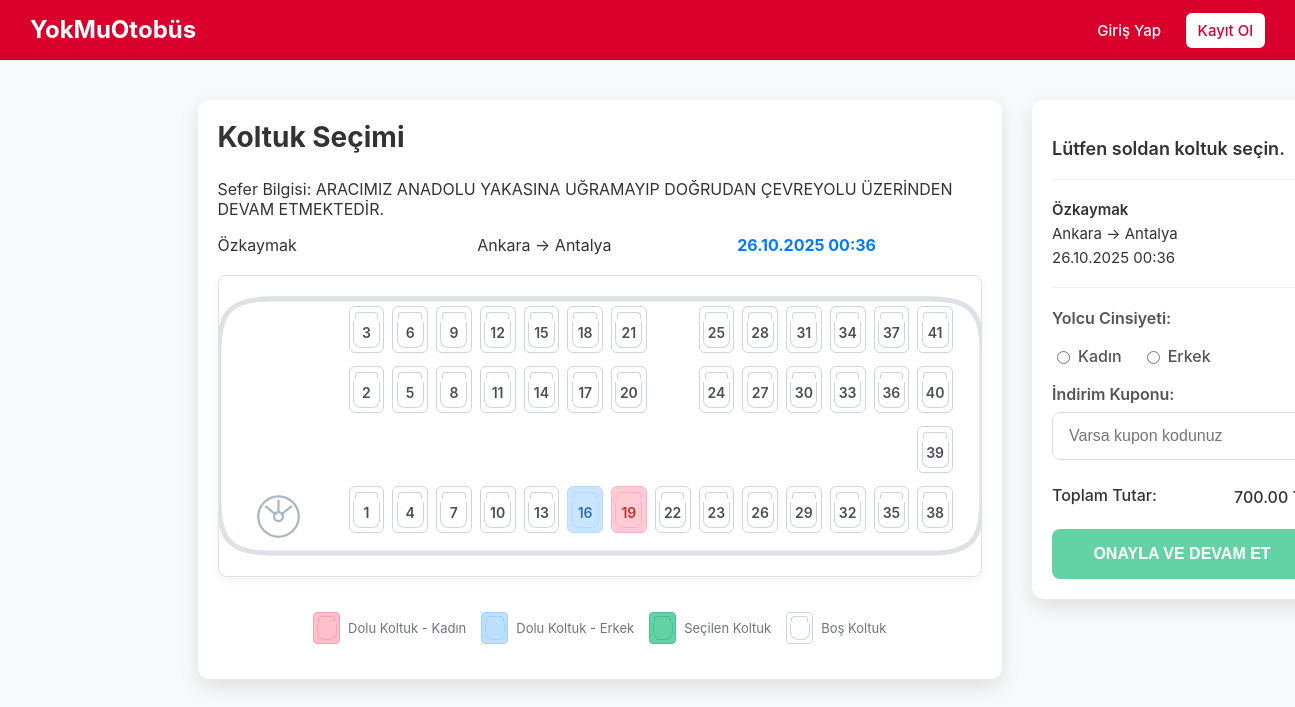
Page /trip_detail.php?id=6884faea-cb20-43f9-a20a-ae463be25b1d on the committed database.
### tables this page shows
CREATE TABLE "Trips" (
    "id" TEXT PRIMARY KEY,
    "company_id" TEXT NOT NULL,
    "departure_location" TEXT NOT NULL,
    "arrival_location" TEXT NOT NULL,
    "departure_time" DATETIME NOT NULL,
    "price" REAL NOT NULL,
    "seat_count" INTEGER NOT NULL,
    FOREIGN KEY ("company_id") REFERENCES "Company" ("id")
);

CREATE TABLE "Company" (
    "id" TEXT PRIMARY KEY,
    "company_name" TEXT NOT NULL UNIQUE
);

### trip_detail.php (the view, shortened to what this page needs)
<?php
include 'database.php';
$trip_id = $_GET['id'] ?? null;
try {
    $sql_trip = "SELECT T.*, C.company_name FROM \"Trips\" T JOIN \"Company\" C ON T.company_id = C.id WHERE T.id = ?";
    $stmt_trip = $db->prepare($sql_trip);
    $stmt_trip->execute([$trip_id]);
    $trip = $stmt_trip->fetch();
    $sql_tickets = "SELECT seat_number, passenger_gender FROM \"Tickets\" WHERE trip_id = ?";
    $stmt_tickets = $db->prepare($sql_tickets);
    $stmt_tickets->execute([$trip_id]);
    $sold_seats = $stmt_tickets->fetchAll(PDO::FETCH_KEY_PAIR);
} catch (PDOException $e) { $db_error = $e->getMessage(); }
function render_seat($seat_num, $sold_seats) {
    $status = 'available'; $gender_class = '';
    if (isset($sold_seats[$seat_num])) {
        $status = 'sold';
        $gender = $sold_seats[$seat_num];
        if ($gender == 'male') { $gender_class = 'male'; }
        elseif ($gender == 'female') { $gender_class = 'female'; }
    }
    echo "<div class='seat-wrapper' style='grid-area: s{$seat_num}'>";
    echo "  <label class=\"seat {$status} {$gender_class}\">";
    echo "      <span class='seat-number'>{$seat_num}</span>";
    echo "  </label>";
    echo "</div>";
}
$original_price_formatted = number_format($trip['price'], 2);
?>
<!DOCTYPE html>
<html lang="tr">
<head>
    <title>Koltuk Seçimi - YokMuOtobüs</title> <link rel="stylesheet" href="styles.css">
</head>
<body>
    <header class="header">
        <div class="logo"><a href="index.php">YokMuOtobüs</a></div>
        <nav class="nav">
            <?php if (isset($_SESSION['user_id'])): ?>
                <?php if ($_SESSION['role'] == 'admin'): ?> <a href="admin_panel.php">Admin Paneli</a>
                <?php elseif ($_SESSION['role'] == 'company_admin'): ?> <a href="company_panel.php">Firma Paneli</a>
                <?php else: ?> <a href="account.php">Hesabım / Biletlerim</a>
                <?php endif; ?>
                <a href="logout.php" class="nav-button">Çıkış Yap</a>
            <?php else: ?>
                <a href="login.php">Giriş Yap</a> <a href="register.php" class="nav-button">Kayıt Ol</a>
            <?php endif; ?>
        </nav>
    </header>
    <main class="content-area">
        <form id="buy-ticket-form" action="buy_ticket.php" method="POST">
            <div class="search-widget" style="padding: 0; background: none; box-shadow: none;">
                <div class="trip-detail-layout">
                    <div class="bus-column">
                        <div class="search-widget" style="padding: 20px;">
                             <h1>Koltuk Seçimi</h1>
                             <p class="trip-info">Sefer Bilgisi: ARACIMIZ ANADOLU YAKASINA UĞRAMAYIP DOĞRUDAN ÇEVREYOLU ÜZERİNDEN DEVAM ETMEKTEDİR.</p>
                             <div class="trip-card" style="border: none; box-shadow: none; padding: 0; margin-bottom: 20px; justify-content: space-between;"><div><?php echo htmlspecialchars($trip['company_name']); ?></div><div><?php echo htmlspecialchars($trip['departure_location']); ?> -> <?php echo htmlspecialchars($trip['arrival_location']); ?></div><div style="color: #007bff; font-weight: bold;"><?php echo date('d.m.Y H:i', strtotime($trip['departure_time'])); ?></div></div>
                            <div class="bus-top-view">
                                <div class="bus-front"><div class="driver-seat"></div></div>
                                <div class="bus-layout">
                                    <?php render_seat(1, $sold_seats); ?> <?php render_seat(2, $sold_seats); ?> <?php render_seat(3, $sold_seats); ?> <?php render_seat(4, $sold_seats); ?> <?php render_seat(5, $sold_seats); ?> <?php render_seat(6, $sold_seats); ?> <?php render_seat(7, $sold_seats); ?> <?php render_seat(8, $sold_seats); ?> <?php render_seat(9, $sold_seats); ?> <?php render_seat(10, $sold_seats); ?> <?php render_seat(11, $sold_seats); ?> <?php render_seat(12, $sold_seats); ?> <?php render_seat(13, $sold_seats); ?> <?php render_seat(14, $sold_seats); ?> <?php render_seat(15, $sold_seats); ?> <?php render_seat(16, $sold_seats); ?> <?php render_seat(17, $sold_seats); ?> <?php render_seat(18, $sold_seats); ?> <?php render_seat(19, $sold_seats); ?> <?php render_seat(20, $sold_seats); ?> <?php render_seat(21, $sold_seats); ?> <?php render_seat(22, $sold_seats); ?> <?php render_seat(23, $sold_seats); ?> <?php render_seat(24, $sold_seats); ?> <?php render_seat(25, $sold_seats); ?> <?php render_seat(26, $sold_seats); ?> <?php render_seat(27, $sold_seats); ?> <?php render_seat(28, $sold_seats); ?> <?php render_seat(29, $sold_seats); ?> <?php render_seat(30, $sold_seats); ?> <?php render_seat(31, $sold_seats); ?> <?php render_seat(32, $sold_seats); ?> <?php render_seat(33, $sold_seats); ?> <?php render_seat(34, $sold_seats); ?> <?php render_seat(35, $sold_seats); ?> <?php render_seat(36, $sold_seats); ?> <?php render_seat(37, $sold_seats); ?> <?php render_seat(38, $sold_seats); ?> <?php render_seat(39, $sold_seats); ?> <?php render_seat(40, $sold_seats); ?> <?php render_seat(41, $sold_seats); ?>
                                </div>
                            </div>
                            <div class="seat-legend">
                                <div class="legend-item"><span class="seat-example female"></span> Dolu Koltuk - Kadın</div> <div class="legend-item"><span class="seat-example male"></span> Dolu Koltuk - Erkek</div> <div class="legend-item"><span class="seat-example selected"></span> Seçilen Koltuk</div> <div class="legend-item"><span class="seat-example available"></span> Boş Koltuk</div>
                            </div>
                        </div>
                    </div>
                    <div class="sidebar-column">
                        <div class="search-widget">
                            <p class="sidebar-title">Lütfen soldan koltuk seçin.</p>
                            <hr style="border: 0; border-top: 1px solid #f0f0f0; margin: 20px 0;">
                            <div class="sidebar-trip"><span><?php echo htmlspecialchars($trip['company_name']); ?></span><span><?php echo htmlspecialchars($trip['departure_location']); ?> -> <?php echo htmlspecialchars($trip['arrival_location']); ?></span><span><?php echo date('d.m.Y H:i', strtotime($trip['departure_time'])); ?></span></div>
                            <hr style="border: 0; border-top: 1px solid #f0f0f0; margin: 20px 0;">
                            <div class="form-group">
                                <label>Yolcu Cinsiyeti:</label>
                                <div class="gender-options"> <label><input type="radio" name="passenger_gender" value="female" required> Kadın</label> <label><input type="radio" name="passenger_gender" value="male" required> Erkek</label> </div>
                            </div>
                            <div class="form-group"> <label for="coupon_code">İndirim Kuponu:</label> <input type="text" name="coupon_code" id="coupon_code" placeholder="Varsa kupon kodunuz"> </div>
                            <div class="sidebar-price"> <span>Toplam Tutar:</span> <strong id="price-display"> <span id="original-price"><?php echo $original_price_formatted; ?> </span> </strong> </div>
                            <button type="submit" class="sidebar-button">ONAYLA VE DEVAM ET</button>
                        </div>
                    </div>
                </div>
            </div>
        </form>
    </main>
</body>
</html>

### rows in the picture
trips: company.company_name "Özkaymak", departure_location "Ankara", arrival_location "Antalya", departure_time "26.10.2025 00:36", price "700.00"

### other values in the picture
$seat_num "1 2 3 4 5 6 7 8 9 10 11 12 13 14 15 16 17 18 19 20 21 22 23 24 25 26 27 28 29 30 31 32 33 34 35 36 37 38 39 40 41"
